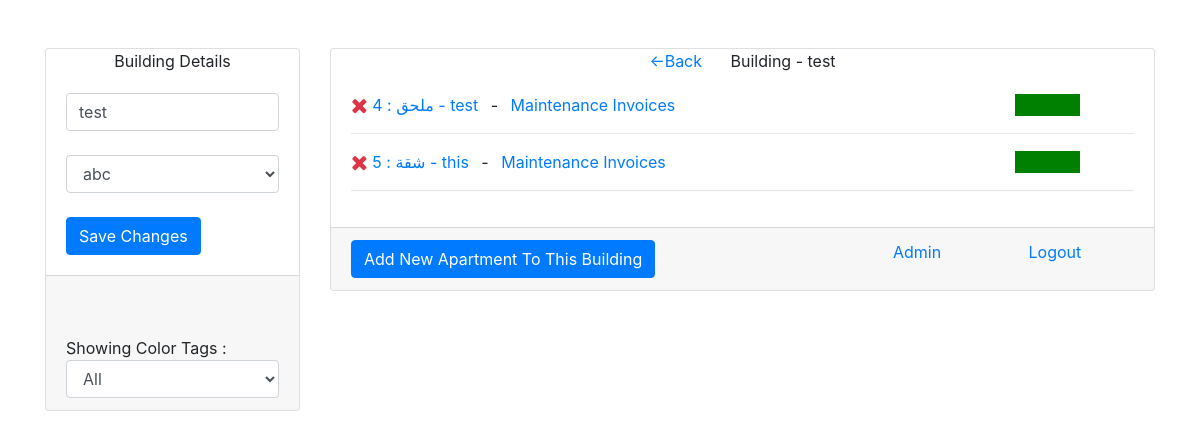
Screenshot of /apartments/2 (signed in) with the database file from the repository.
### app/models.py (models this page shows, shortened)
class building(models.Model):
    name = models.CharField(max_length=300,null=True,blank=True)
    owner = models.ForeignKey(invoice_owner,on_delete=models.SET_NULL,null=True,blank=True)

class invoice_owner(models.Model):
    name = models.CharField(max_length=300,null=True,blank=True)

class apartment(models.Model):
    aprt_number = models.CharField(max_length=50,null=True,blank=True)
    name = models.CharField(max_length=300,null=True,blank=True)
    phone_nmber = models.CharField(max_length=50,null=True,blank=True)
    type_of = models.CharField(max_length=300,null=True,blank=True)
    dob = models.DateField(null=True,blank=True)
    contract_number = models.CharField(max_length=300,null=True,blank=True)
    elect_number = models.CharField(max_length=300,null=True,blank=True)
    note = models.TextField(max_length=2000,null=True,blank=True)
    building = models.ForeignKey(building,on_delete=models.CASCADE)
    temp_del = models.BooleanField(default=False)
    temp_del_date = models.DateField(null=True,blank=True)
    def getDisplayName(self):
        aprt_types = {"Apartment":"شقة","Floor":"دور","Home":"غرفة","Store":"محل ","Studio":"ملحق"}
        return aprt_types[self.type_of]
    def getShowColor(self):
        invs = invoice.objects.filter(apartment=self).order_by("today_date")
        if (len(invs) == 0):
            return "green"
        inv = invs[len(invs) - 1]
        comp_date = date.today()
        to_date = date(inv.to_date.year,inv.to_date.month,inv.to_date.day)
        if (to_date >= comp_date):
            return "green"

class invoice(models.Model):
    user = models.ForeignKey(User,on_delete=models.SET_NULL,null=True,blank=True)
    apartment = models.ForeignKey(apartment,on_delete=models.SET_NULL,null=True,blank=True)
    owner = models.ForeignKey(invoice_owner,on_delete=models.CASCADE)
    amount = models.IntegerField(default=0)
    payment_method = models.CharField(max_length=100,null=True,blank=True)
    bank_of_transfer = models.CharField(max_length=300,null=True,blank=True)
    transfer_date = models.DateField(null=True,blank=True)
    from_date = models.DateField(null=True,blank=True)
    to_date = models.DateField(null=True,blank=True)
    today_date = models.DateField(auto_now_add=True)
    remaining_amount = models.IntegerField(default=0)
    note = models.TextField(max_length=2000,null=True,blank=True)
    invoice_number = models.IntegerField(default=0)

### app/views.py (the view, shortened to what this page needs)
# urls.py: path("apartments/<int:id>",views.apartments,name="apartments"),
@login_required(login_url='/')
def apartments(request,id):
    if id:
        template = "apartments.html"
        context = {}
        obj = get_user_profile(request.user)
        context['type_of_user'] = obj.type_of_user == 'd'
        building_obj = building.objects.get(pk=id)
        objs = apartment.objects.filter(building=building_obj,temp_del=False)
        del_objs = apartment.objects.filter(building=building_obj,temp_del=True)
        temp_del_objs = []
        for i in del_objs:
            day_diff = datetime.date.today() - i.temp_del_date
            if day_diff.days == 7:
                i.delete()
            else:
                temp_del_objs.append(i)
        context['bobj'] = building_obj
        context['objs'] = objs
        context['del_objs'] = temp_del_objs
        if context['type_of_user']:
            context['owners'] = invoice_owner.objects.all()
        return render(request,template,context)
    else:
        return redirect('/home')

### app/views.py (called while the page is built)
def get_user_profile(userobj):
    try:
        obj = user_profile.objects.get(user=userobj)
    except:
        obj = user_profile()
        obj.user = userobj
        obj.save()
    return obj

### templates/apartments.html (shortened to what this page needs)
<!DOCTYPE html>
    <html lang="en">
        <head>
            <link rel="stylesheet" href="https://maxcdn.bootstrapcdn.com/bootstrap/4.4.1/css/bootstrap.min.css">
            <link rel="stylesheet" href="https://cdnjs.cloudflare.com/ajax/libs/font-awesome/4.7.0/css/font-awesome.min.css">
        </head>
        <body>
            <br><br>
            <div class="container">
                <div class="row justify-content-center">
                    <div class="col-lg-3">
                        <div class="card">
                            <div class="card-head text-center">
                                Building Details
                            </div>
                            <div class="card-body">
                                <form method="post">{% csrf_token %}
                                    <input type="text" class="form-control" required name="name" placeholder="Enter The Name Of Building" value="{{bobj.name}}"
                                    {% if not type_of_user %}readonly{% endif %} ><br>
                                    <select class="form-control" required name="invoice-owner" {% if not type_of_user %}readonly{% endif %}>
                                        {% for i in owners %}
                                            <option value="{{i.id}}" {% if bobj.owner.id == i.id %} selected {% endif %} >{{i.name}}</option>
                                        {% endfor %}
                                    </select><br>
                                    {% if type_of_user %}
                                        <button class="btn btn-primary text-center" type="submit">
                                            Save Changes
                                        </button>
                                    {% endif %}
                                </form>
                            </div>
                            <div class="card-footer">
                                <br><br>
                                Showing Color Tags : <select class="form-control" onchange="showColorApartments(this.value)">
                                    <option>All</option>
                                </select>
                            </div>
                        </div>
                    </div>
                    <div class="col-lg-9">
                        <div class="card">
                            <div class="card-head text-center">
                                <a href="{% url 'home' %}"><-Back</a>&ensp;&ensp;&ensp; Building - {{bobj.name}}
                            </div>
                            <div class="card-body">
                                {% if objs %}
                                    {% for i in objs %}
                                    <div class="row abcd {{i.getShowColor}}">
                                        <div class="col-lg-10">
                                            {% if type_of_user %}
                                                <a onclick="confirm_delete('{% url 'delete-apartment' i.id %}')" title="Delete">
                                                    <span class="fa text-danger fa-lg fa-remove"></span>
                                                </a>
                                            {% endif %}
                                            <a href="{% url 'invoices' i.id %}">
                                                {{i.getDisplayName}} : {{i.aprt_number}}  -  {{i.name}}
                                            </a>&ensp;-&ensp;
                                            <a href="{% url 'maintenance-invoices' i.id %}">
                                                Maintenance Invoices
                                            </a>
                                        </div>
                                        <div class="col-lg-1" style="background-color: {{i.getShowColor}} ; padding: 10px; border: 1px solid white;">
                                        </div>
                                        <div class="col-lg-1">
                                        </div>
                                    </div>
                                    <hr class="abcd {{i.getShowColor}}">
                                    {% endfor %}
                                {% else %}
                                    <a>This Building Has No Apartments To Manage Right Now.</a>
                                {% endif %}
                            </div>
                            <div class="card-footer">
                                <div class="row justify-content-around">
                                    <div class="col-lg-8">
                                        {% if type_of_user %}
                                            <button class="btn btn-primary" type="button" onclick="window.location.href='/new-apartment-form/{{bobj.id}}'">
                                                Add New Apartment To This Building
                                            </button>
                                        {% endif %}
                                    </div>
                                    {% if request.user.is_superuser %}
                                        <div class="col-lg-2">
                                            <a href="/admin">
                                                Admin
                                            </a>
                                        </div>
                                    {% endif %}
                                    <div class="col-lg-2">
                                        <a href="{% url 'logout' %}">
                                            Logout
                                        </a>
                                    </div>
                                </div>
                            </div>
                        </div>
                    </div>
                </div>
            </div>
        </body>
    </html>

### rows the page displays
building: name "test", invoice-owner "abc"
apartment: getDisplayName "ملحق", aprt_number "4", name "test"
apartment: getDisplayName "شقة", aprt_number "5", name "this"
